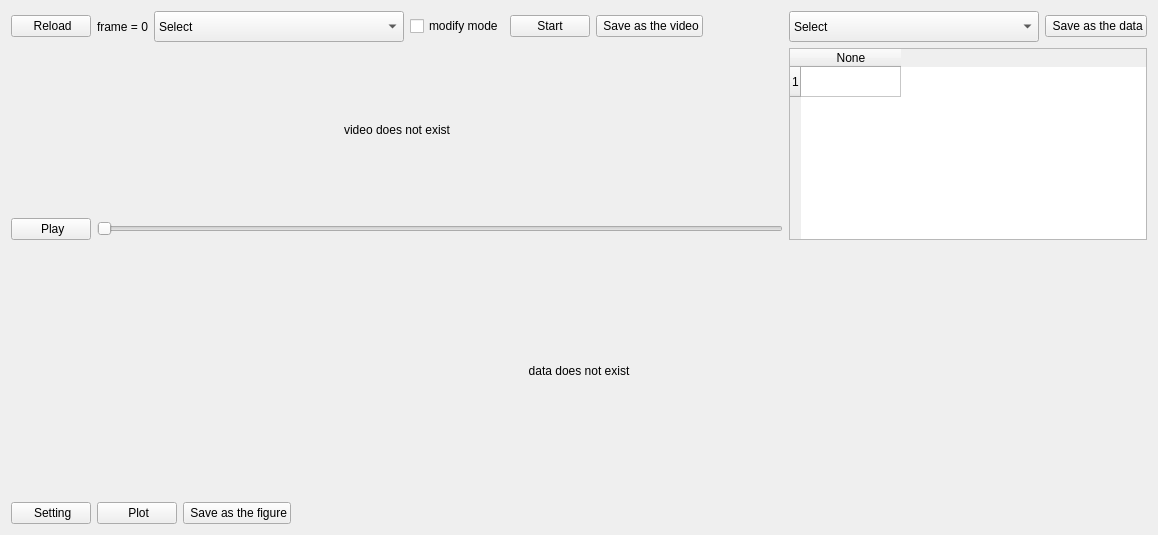
          <widget class="QWidget" name="analysis">
           <attribute name="title">
            <string>Analysis</string>
           </attribute>
           <layout class="QGridLayout" name="gridLayout_4">
            <item row="0" column="0">
             <layout class="QVBoxLayout" name="verticalLayout_5" stretch="2,1">
              <item>
               <layout class="QHBoxLayout" name="horizontalLayout_11" stretch="3,1">
                <item>
                 <layout class="QVBoxLayout" name="verticalLayout_2" stretch="0,1,0">
                  <item>
                   <layout class="QHBoxLayout" name="horizontalLayout_8">
                    <item>
                     <widget class="QPushButton" name="pushButton_12">
                      <property name="text">
                       <string> Reload</string>
                      </property>
                      <property name="icon">
                       <iconset>
                        <normaloff>images/insert_2.png</normaloff>images/insert_2.png</iconset>
                      </property>
                      <property name="iconSize">
                       <size>
                        <width>25</width>
                        <height>25</height>
                       </size>
                      </property>
                     </widget>
                    </item>
                    <item>
                     <widget class="QLabel" name="label_6">
                      <property name="minimumSize">
                       <size>
                        <width>0</width>
                        <height>31</height>
                       </size>
                      </property>
                      <property name="text">
                       <string>frame = 0</string>
                      </property>
                     </widget>
                    </item>
                    <item>
                     <widget class="QComboBox" name="comboBox">
                      <property name="minimumSize">
                       <size>
                        <width>250</width>
                        <height>31</height>
                       </size>
                      </property>
                      <property name="maximumSize">
                       <size>
                        <width>120</width>
                        <height>16777215</height>
                       </size>
                      </property>
                      <item>
                       <property name="text">
                        <string>Select</string>
                       </property>
                      </item>
                     </widget>
                    </item>
                    <item>
                     <widget class="QCheckBox" name="checkBox">
                      <property name="text">
                       <string>modify mode</string>
                      </property>
                     </widget>
                    </item>
                    <item>
                     <widget class="QPushButton" name="pushButton_13">
                      <property name="text">
                       <string>Start</string>
                      </property>
                      <property name="icon">
                       <iconset>
                        <normaloff>images/multi-run.png</normaloff>images/multi-run.png</iconset>
                      </property>
                      <property name="iconSize">
                       <size>
                        <width>25</width>
                        <height>25</height>
                       </size>
                      </property>
                     </widget>
                    </item>
                    <item>
                     <widget class="QPushButton" name="pushButton_10">
                      <property name="text">
                       <string> Save as the video</string>
                      </property>
                      <property name="icon">
                       <iconset>
                        <normaloff>images/save.png</normaloff>images/save.png</iconset>
                      </property>
                      <property name="iconSize">
                       <size>
                        <width>25</width>
                        <height>25</height>
                       </size>
                      </property>
                     </widget>
                    </item>
                    <item>
                     <spacer name="horizontalSpacer_4">
                      <property name="orientation">
                       <enum>Qt::Horizontal</enum>
                      </property>
                      <property name="sizeHint" stdset="0">
                       <size>
                        <width>40</width>
                        <height>20</height>
                       </size>
                      </property>
                     </spacer>
                    </item>
                   </layout>
                  </item>
                  <item>
                   <widget class="QLabel" name="label_3">
                    <property name="minimumSize">
                     <size>
                      <width>500</width>
                      <height>0</height>
                     </size>
                    </property>
                    <property name="accessibleName">
                     <string/>
                    </property>
                    <property name="layoutDirection">
                     <enum>Qt::LeftToRight</enum>
                    </property>
                    <property name="text">
                     <string>video does not exist</string>
                    </property>
                    <property name="alignment">
                     <set>Qt::AlignCenter</set>
                    </property>
                   </widget>
                  </item>
                  <item>
                   <layout class="QHBoxLayout" name="horizontalLayout_7">
                    <item>
                     <widget class="QPushButton" name="pushButton_8">
                      <property name="text">
                       <string> Play</string>
                      </property>
                      <property name="icon">
                       <iconset>
                        <normaloff>images/play.jpg</normaloff>images/play.jpg</iconset>
                      </property>
                      <property name="iconSize">
                       <size>
                        <width>25</width>
                        <height>25</height>
                       </size>
                      </property>
                     </widget>
                    </item>
                    <item>
                     <widget class="QSlider" name="horizontalSlider">
                      <property name="orientation">
                       <enum>Qt::Horizontal</enum>
                      </property>
                     </widget>
                    </item>
                   </layout>
                  </item>
                 </layout>
                </item>
                <item>
                 <layout class="QVBoxLayout" name="verticalLayout_3" stretch="0,1">
                  <item>
                   <layout class="QHBoxLayout" name="horizontalLayout_9">
                    <item>
                     <widget class="QComboBox" name="comboBox_5">
                      <property name="minimumSize">
                       <size>
                        <width>250</width>
                        <height>31</height>
                       </size>
                      </property>
                      <property name="maximumSize">
                       <size>
                        <width>120</width>
                        <height>16777215</height>
                       </size>
                      </property>
                      <item>
                       <property name="text">
                        <string>Select</string>
                       </property>
                      </item>
                     </widget>
                    </item>
                    <item>
                     <widget class="QPushButton" name="pushButton_9">
                      <property name="text">
                       <string> Save as the data</string>
                      </property>
                      <property name="icon">
                       <iconset>
                        <normaloff>images/save.png</normaloff>images/save.png</iconset>
                      </property>
                      <property name="iconSize">
                       <size>
                        <width>25</width>
                        <height>25</height>
                       </size>
                      </property>
                     </widget>
                    </item>
                    <item>
                     <spacer name="horizontalSpacer_5">
                      <property name="orientation">
                       <enum>Qt::Horizontal</enum>
                      </property>
                      <property name="sizeHint" stdset="0">
                       <size>
                        <width>40</width>
                        <height>20</height>
                       </size>
                      </property>
                     </spacer>
                    </item>
                   </layout>
                  </item>
                  <item>
                   <widget class="QTableWidget" name="tableWidget_2">
                    <row>
                     <property name="text">
                      <string>1</string>
                     </property>
                    </row>
                    <column>
                     <property name="text">
                      <string>None</string>
                     </property>
                    </column>
                   </widget>
                  </item>
                 </layout>
                </item>
               </layout>
              </item>
              <item>
               <layout class="QVBoxLayout" name="verticalLayout_4" stretch="1,0">
                <item>
                 <widget class="QLabel" name="label_4">
                  <property name="minimumSize">
                   <size>
                    <width>500</width>
                    <height>250</height>
                   </size>
                  </property>
                  <property name="accessibleName">
                   <string/>
                  </property>
                  <property name="layoutDirection">
                   <enum>Qt::LeftToRight</enum>
                  </property>
                  <property name="text">
                   <string>data does not exist</string>
                  </property>
                  <property name="alignment">
                   <set>Qt::AlignCenter</set>
                  </property>
                 </widget>
                </item>
                <item>
                 <layout class="QHBoxLayout" name="horizontalLayout_10">
                  <item>
                   <widget class="QPushButton" name="pushButton_14">
                    <property name="text">
                     <string> Setting</string>
                    </property>
                    <property name="icon">
                     <iconset>
                      <normaloff>images/settings_2.png</normaloff>images/settings_2.png</iconset>
                    </property>
                    <property name="iconSize">
                     <size>
                      <width>25</width>
                      <height>25</height>
                     </size>
                    </property>
                   </widget>
                  </item>
                  <item>
                   <widget class="QPushButton" name="pushButton_15">
                    <property name="maximumSize">
                     <size>
                      <width>120</width>
                      <height>16777215</height>
                     </size>
                    </property>
                    <property name="text">
                     <string> Plot</string>
                    </property>
                    <property name="icon">
                     <iconset>
                      <normaloff>images/structure_plot.png</normaloff>images/structure_plot.png</iconset>
                    </property>
                    <property name="iconSize">
                     <size>
                      <width>25</width>
                      <height>25</height>
                     </size>
                    </property>
                   </widget>
                  </item>
                  <item>
                   <widget class="QPushButton" name="pushButton_11">
                    <property name="maximumSize">
                     <size>
                      <width>150</width>
                      <height>16777215</height>
                     </size>
                    </property>
                    <property name="text">
                     <string> Save as the figure</string>
                    </property>
                    <property name="icon">
                     <iconset>
                      <normaloff>images/save.png</normaloff>images/save.png</iconset>
                    </property>
                    <property name="iconSize">
                     <size>
                      <width>25</width>
                      <height>25</height>
                     </size>
                    </property>
                   </widget>
                  </item>
                  <item>
                   <spacer name="horizontalSpacer_6">
                    <property name="orientation">
                     <enum>Qt::Horizontal</enum>
                    </property>
                    <property name="sizeHint" stdset="0">
                     <size>
                      <width>40</width>
                      <height>20</height>
                     </size>
                    </property>
                   </spacer>
                  </item>
                 </layout>
                </item>
               </layout>
              </item>
             </layout>
            </item>
           </layout>
          </widget>
